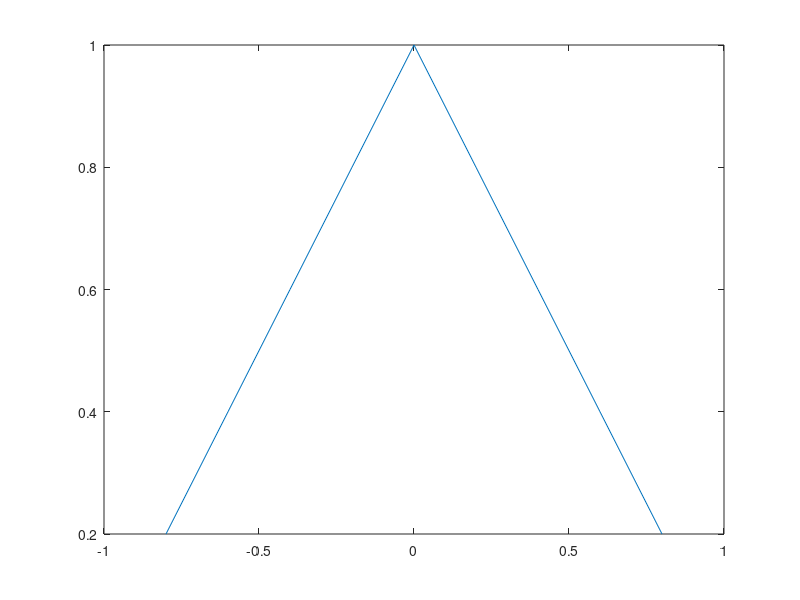

Recreate this plot in MATLAB.
%%%%%%%%%%%%%%%%%%%%%%%%%%%%%%%%%%%%%%%%%%%%%%%%%%%%%%%%%%
%   Implicit Solver to solve the Eikonal Equation
%
%       u_t + |u_x| = 1
%           u(x,0) = 0
%               u(0,t) = u(1,t)
%%%%%%%%%%%%%%%%%%%%%%%%%%%%%%%%%%%%%%%%%%%%%%%%%%%%%%%%%%

clear
close all

format long

a = -1; b = 1;
N = 10;

h = (b-a)/N;
x = a+h:h:b-h;

unew = zeros(N-1,1);
u = zeros(N-1,1);
J = zeros(N-1,N-1);
F = zeros(N-1,1);

error = 100;
tol = 1e-15;

delt = 1;

tic
while error > tol
    % i = 1
    F(1) = unew(1) + delt/h*max([0,(unew(1)-unew(2)),(unew(1))])-u(1)-delt;
    J(1,1) = 1 + delt/h;
    
    %i=2:N-2
    for i=2:N-2
        F(i) = unew(i) + delt/h*max([0,(unew(i)-unew(i+1)),(unew(i)-unew(i-1))])-u(i)-delt;
        J(i,i) = 1+ delt/h;
    end
    
    F(N-1) = unew(N-1) + delt/h*max([0,(unew(N-1)),(unew(N-1)-unew(N-2))])-u(N-1)-delt;
    J(N-1,N-1) = 1+ delt/h;
    
    unew = u - J\F;
    
    error = max(abs(u-unew))
    
    u = unew;
    %plot(x,unew)
    %pause(0.001);
end
toc
plot(x,unew)